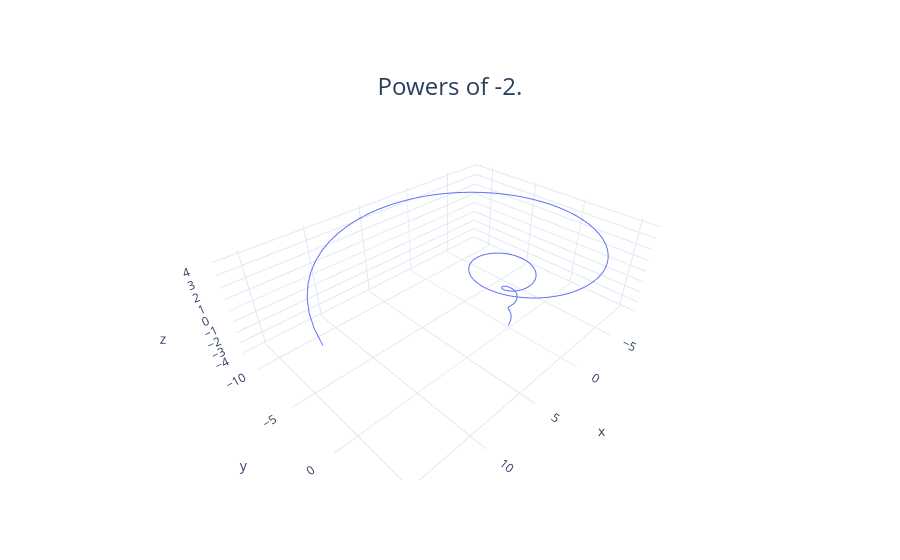

This figure's notebook cell:
### Code cell
fig = go.Figure(data=go.Scatter3d(x=x, y=y,z=t,
                                  mode="lines"
                                  ))
fig.update_layout(
    title=go.layout.Title(
        text="Powers of -2.",
        yanchor="top",
        y=0.86,
        xanchor="center",
        x=0.5,
        font=dict(size=24)),
    xaxis=go.layout.XAxis(
        title=go.layout.xaxis.Title(text="Real"),
        tickfont=dict(size=18),
        titlefont=dict(size=20)
    ),
    yaxis=go.layout.YAxis(
        title=go.layout.yaxis.Title(
            text="Imaginary"),
        tickfont=dict(size=18),
        titlefont=dict(size=20)
    )
)
fig.show()

### Figure 1 — Plotly figure (JSON) as saved in the notebook; plotly's stock layout.template omitted (floating-point values rounded to 4 significant figures; data arrays with more than 128 entries replaced by an {"elided": "..."} marker saying what was removed)
{"data": [{"mode": "lines", "type": "scatter3d", "x": {"elided": "257 float values"}, "y": {"elided": "257 float values"}, "z": {"elided": "257 float values"}}], "layout": {"autosize": true, "scene": {"aspectmode": "auto", "aspectratio": {"x": 1.615, "y": 1.16, "z": 0.5339}}, "title": {"font": {"size": 24}, "text": "Powers of -2.", "x": 0.5, "xanchor": "center", "y": 0.86, "yanchor": "top"}, "xaxis": {"tickfont": {"size": 18}, "title": {"font": {"size": 20}, "text": "Real"}}, "yaxis": {"tickfont": {"size": 18}, "title": {"font": {"size": 20}, "text": "Imaginary"}}}}
